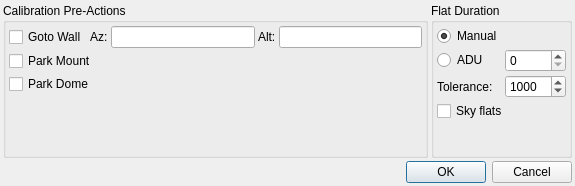
<?xml version="1.0" encoding="UTF-8"?>
<ui version="4.0">
 <class>Calibration</class>
 <widget class="QDialog" name="Calibration">
  <property name="geometry">
   <rect>
    <x>0</x>
    <y>0</y>
    <width>575</width>
    <height>186</height>
   </rect>
  </property>
  <property name="windowTitle">
   <string>Calibration Options</string>
  </property>
  <layout class="QVBoxLayout" name="verticalLayout_3">
   <property name="spacing">
    <number>3</number>
   </property>
   <property name="leftMargin">
    <number>3</number>
   </property>
   <property name="topMargin">
    <number>3</number>
   </property>
   <property name="rightMargin">
    <number>3</number>
   </property>
   <property name="bottomMargin">
    <number>3</number>
   </property>
   <item>
    <layout class="QHBoxLayout" name="horizontalLayout_2">
     <item>
      <widget class="QGroupBox" name="groupBox">
       <property name="toolTip">
        <string>&lt;html&gt;&lt;head/&gt;&lt;body&gt;&lt;p&gt;Select which actions to perform before a Bias/Dark/Flat frame is captured.&lt;/p&gt;&lt;/body&gt;&lt;/html&gt;</string>
       </property>
       <property name="title">
        <string>Calibration Pre-Actions</string>
       </property>
       <layout class="QVBoxLayout" name="verticalLayout">
        <property name="spacing">
         <number>3</number>
        </property>
        <property name="leftMargin">
         <number>3</number>
        </property>
        <property name="topMargin">
         <number>3</number>
        </property>
        <property name="rightMargin">
         <number>3</number>
        </property>
        <property name="bottomMargin">
         <number>3</number>
        </property>
        <item>
         <layout class="QHBoxLayout" name="horizontalLayout">
          <item>
           <widget class="QCheckBox" name="captureCalibrationWall">
            <property name="toolTip">
             <string>Slew mount to the specified Azimuth/Altitude coordinates before taking flat field images</string>
            </property>
            <property name="text">
             <string>Goto Wall</string>
            </property>
           </widget>
          </item>
          <item>
           <widget class="QLabel" name="label">
            <property name="text">
             <string>Az:</string>
            </property>
           </widget>
          </item>
          <item>
           <widget class="dmsBox" name="azBox">
            <property name="toolTip">
             <string/>
            </property>
           </widget>
          </item>
          <item>
           <widget class="QLabel" name="label_2">
            <property name="text">
             <string>Alt:</string>
            </property>
           </widget>
          </item>
          <item>
           <widget class="dmsBox" name="altBox">
            <property name="toolTip">
             <string/>
            </property>
           </widget>
          </item>
         </layout>
        </item>
        <item>
         <widget class="QCheckBox" name="captureCalibrationParkMount">
          <property name="text">
           <string>Park Mount</string>
          </property>
         </widget>
        </item>
        <item>
         <widget class="QCheckBox" name="captureCalibrationParkDome">
          <property name="text">
           <string>Park Dome</string>
          </property>
         </widget>
        </item>
        <item>
         <spacer name="verticalSpacer_2">
          <property name="orientation">
           <enum>Qt::Vertical</enum>
          </property>
          <property name="sizeHint" stdset="0">
           <size>
            <width>20</width>
            <height>40</height>
           </size>
          </property>
         </spacer>
        </item>
       </layout>
      </widget>
     </item>
     <item>
      <widget class="QGroupBox" name="groupBox_2">
       <property name="title">
        <string>Flat Duration</string>
       </property>
       <layout class="QVBoxLayout" name="verticalLayout_2">
        <property name="spacing">
         <number>3</number>
        </property>
        <property name="leftMargin">
         <number>3</number>
        </property>
        <property name="topMargin">
         <number>3</number>
        </property>
        <property name="rightMargin">
         <number>3</number>
        </property>
        <property name="bottomMargin">
         <number>3</number>
        </property>
        <item>
         <layout class="QGridLayout" name="gridLayout">
          <item row="0" column="0">
           <widget class="QRadioButton" name="captureCalibrationDurationManual">
            <property name="toolTip">
             <string>Use the frame exposure value</string>
            </property>
            <property name="text">
             <string>Manual</string>
            </property>
            <property name="checked">
             <bool>true</bool>
            </property>
            <attribute name="buttonGroup">
             <string notr="true">flatDurationGroup</string>
            </attribute>
           </widget>
          </item>
          <item row="1" column="0">
           <widget class="QRadioButton" name="captureCalibrationUseADU">
            <property name="toolTip">
             <string>Calculate optimal exposure time given the required ADU. If a controllable device is selected, calculate optimal brightness.</string>
            </property>
            <property name="text">
             <string>ADU</string>
            </property>
            <attribute name="buttonGroup">
             <string notr="true">flatDurationGroup</string>
            </attribute>
           </widget>
          </item>
          <item row="1" column="1">
           <widget class="QSpinBox" name="captureCalibrationADUValue">
            <property name="toolTip">
             <string>Calculate optimal exposure time given the required ADU. If a controllable device is selected, calculate optimal brightness.</string>
            </property>
            <property name="maximum">
             <number>65535</number>
            </property>
            <property name="singleStep">
             <number>1000</number>
            </property>
           </widget>
          </item>
          <item row="2" column="0">
           <widget class="QLabel" name="label_3">
            <property name="toolTip">
             <string>&lt;html&gt;&lt;head/&gt;&lt;body&gt;&lt;p&gt;Accept ADU values that fall within this range around the desired ADU target. For example, if the ADU value was set to 10000 and the tolerance was set to 100, then frames with ADU values f 9900 and 10100 shall be accepted.&lt;/p&gt;&lt;/body&gt;&lt;/html&gt;</string>
            </property>
            <property name="text">
             <string>Tolerance:</string>
            </property>
           </widget>
          </item>
          <item row="2" column="1">
           <widget class="QSpinBox" name="captureCalibrationADUTolerance">
            <property name="toolTip">
             <string>&lt;html&gt;&lt;head/&gt;&lt;body&gt;&lt;p&gt;Accept ADU values that fall within this range around the desired ADU target. For example, if the ADU value was set to 10000 and the tolerance was set to 100, then frames with ADU values f 9900 and 10100 shall be accepted.&lt;/p&gt;&lt;/body&gt;&lt;/html&gt;</string>
            </property>
            <property name="maximum">
             <number>50000</number>
            </property>
            <property name="singleStep">
             <number>100</number>
            </property>
            <property name="value">
             <number>1000</number>
            </property>
           </widget>
          </item>
         </layout>
        </item>
        <item>
         <widget class="QCheckBox" name="captureCalibrationSkyFlats">
          <property name="toolTip">
           <string>When shooting flats on sky that can change intensity. Will use simpler exposure calculation.</string>
          </property>
          <property name="text">
           <string>Sky flats</string>
          </property>
         </widget>
        </item>
        <item>
         <spacer name="verticalSpacer">
          <property name="orientation">
           <enum>Qt::Vertical</enum>
          </property>
          <property name="sizeHint" stdset="0">
           <size>
            <width>20</width>
            <height>40</height>
           </size>
          </property>
         </spacer>
        </item>
       </layout>
      </widget>
     </item>
    </layout>
   </item>
   <item>
    <widget class="QDialogButtonBox" name="buttonBox">
     <property name="orientation">
      <enum>Qt::Horizontal</enum>
     </property>
     <property name="standardButtons">
      <set>QDialogButtonBox::Cancel|QDialogButtonBox::Ok</set>
     </property>
    </widget>
   </item>
  </layout>
 </widget>
 <customwidgets>
  <customwidget>
   <class>dmsBox</class>
   <extends>QLineEdit</extends>
   <header>widgets/dmsbox.h</header>
   <container>1</container>
  </customwidget>
 </customwidgets>
 <tabstops>
  <tabstop>captureCalibrationWall</tabstop>
  <tabstop>azBox</tabstop>
  <tabstop>altBox</tabstop>
  <tabstop>captureCalibrationParkMount</tabstop>
  <tabstop>captureCalibrationParkDome</tabstop>
  <tabstop>captureCalibrationDurationManual</tabstop>
  <tabstop>captureCalibrationUseADU</tabstop>
  <tabstop>captureCalibrationADUValue</tabstop>
  <tabstop>captureCalibrationADUTolerance</tabstop>
 </tabstops>
 <resources/>
 <connections>
  <connection>
   <sender>buttonBox</sender>
   <signal>accepted()</signal>
   <receiver>Calibration</receiver>
   <slot>accept()</slot>
   <hints>
    <hint type="sourcelabel">
     <x>248</x>
     <y>254</y>
    </hint>
    <hint type="destinationlabel">
     <x>157</x>
     <y>274</y>
    </hint>
   </hints>
  </connection>
  <connection>
   <sender>buttonBox</sender>
   <signal>rejected()</signal>
   <receiver>Calibration</receiver>
   <slot>reject()</slot>
   <hints>
    <hint type="sourcelabel">
     <x>316</x>
     <y>260</y>
    </hint>
    <hint type="destinationlabel">
     <x>286</x>
     <y>274</y>
    </hint>
   </hints>
  </connection>
 </connections>
 <buttongroups>
  <buttongroup name="flatDurationGroup"/>
 </buttongroups>
</ui>
